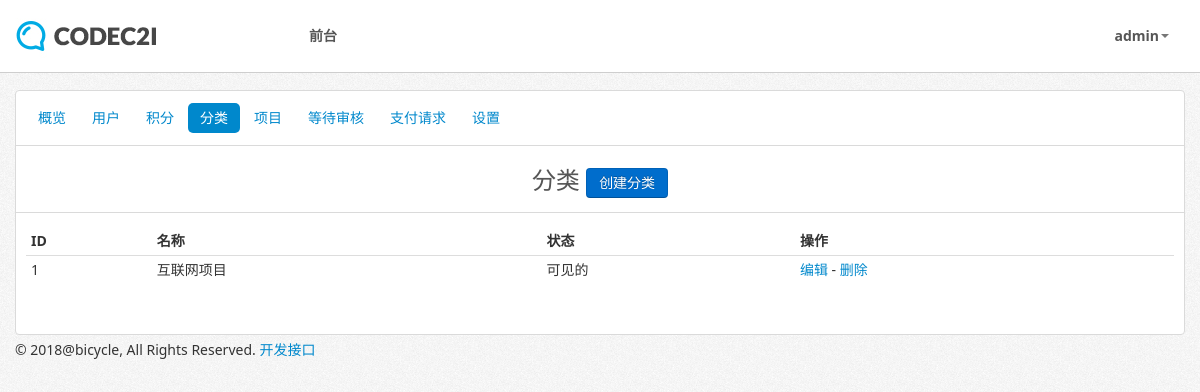
Before: /admin/categories.php (signed in) with the older database file.
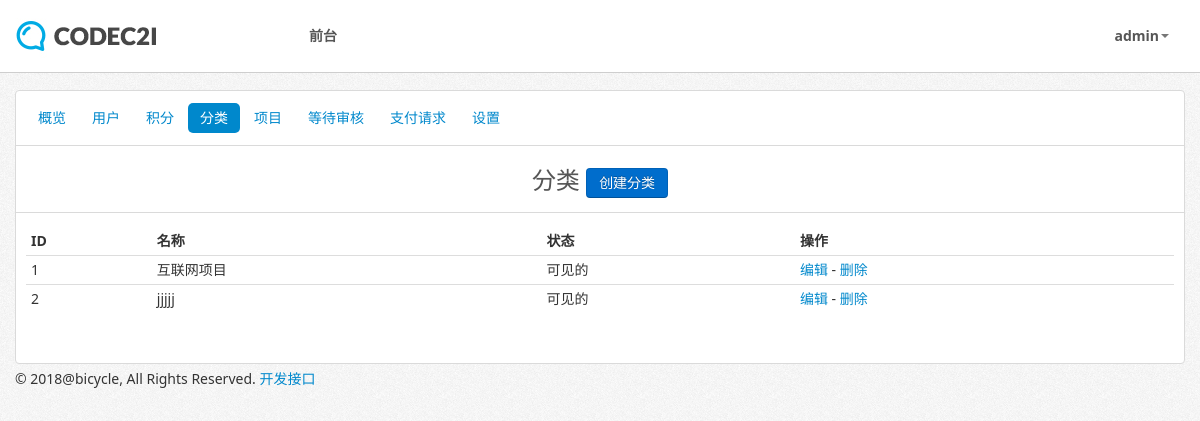
After: the same page with the newer database file.
### tables this page shows
CREATE TABLE IF NOT EXISTS `categories` (
  `id` bigint(20) unsigned NOT NULL AUTO_INCREMENT,
  `name` varchar(150) NOT NULL,
  `status` enum('0','1') NOT NULL DEFAULT '0',
  PRIMARY KEY (`id`)
);

### includes/classes/database.class.php (called while the page is built, shortened)
<?php
class MySQLDatabase {
	private $connection;
	public function open_connection() {
		$this->connection = mysqli_connect(DB_SERVER, DB_USER, DB_PASS, DB_NAME);
		mysqli_query($this->connection, 'SET NAMES utf8');
	}
	public function query($sql) {
		$result = mysqli_query($this->connection, $sql);
		return $result;
	}
   public function fetch_array($result_set) {
    return mysqli_fetch_array($result_set);
   }
}
$database = new MySQLDatabase();

### includes/classes/investments.class.php (called while the page is built, shortened)
<?php
class Investments {
	protected static $db_fields = array('id','creator_id','created','name','description','investment_wanted','amount_invested', 'contract_address','invested','expires','main_picture','status','investment_id','question','answer','datetime','user_id','date_pledged','message','sent','type','amount','number_left','thumbnail','main_description','category_id','investment_message','investor_count','featured','project_closed_message','investment_id','question','answer','datetime','user_id','amount','date_invested','message','sent','type','title','theme','top_theme','custom_theme','ctheme','video');
	public static function get_categories($admin=""){
		if($admin == "confirmed"){
			return self::find_by_sql("SELECT * FROM categories ");
		} else {
			return self::find_by_sql("SELECT * FROM categories WHERE status = '1' ");
		}
	}
  	public static function find_by_sql($sql="") {
    global $database;
    $result_set = $database->query($sql);
    $object_array = array();
    while ($row = $database->fetch_array($result_set)) {
      $object_array[] = self::instantiate($row);
    }
    return $object_array;
    }
	private static function instantiate($record) {
    	$object = new self;
		foreach($record as $attribute=>$value){
		  if($object->has_attribute($attribute)) {
		    $object->$attribute = $value;
		  }
		}
		return $object;
	}
	private function has_attribute($attribute) {
	  return array_key_exists($attribute, $this->attributes());
	}
	protected function attributes() {
	  $attributes = array();
	  foreach(self::$db_fields as $field) {
	    if(property_exists($this, $field)) {
	      $attributes[$field] = $this->$field;
	    }
	  }
	  return $attributes;
	}
}

### includes/classes/pagination.class.php (called while the page is built, shortened)
<?php
class Pagination {
  public $current_page;
  public $per_page;
  public function __construct($page=1, $per_page=20, $total_count=0){
  	$this->current_page = (int)$page;
    $this->per_page = (int)$per_page;
  }
  public function offset() {
    return ($this->current_page - 1) * $this->per_page;
  }
}

### includes/classes/admin.class.php (called while the page is built, shortened)
<?php
class Admin {
	public static function convert_category_status($status){
		if($status == "0"){
			return "不可见";
		} else {
			return "可见的";
		}
	}
}

### admin/categories.php (the view, shortened to what this page needs)
<?php
require_once("../includes/classes/admin.class.php");
$categories = Investments::get_categories('confirmed');
$page = !empty($_GET['page']) ? (int)$_GET['page'] : 1;
$per_page = 20;
$total_count = count($categories);
$pagination = new Pagination($page, $per_page, $total_count);
$sql = "SELECT * FROM categories LIMIT {$per_page} OFFSET {$pagination->offset()}";
$categories = Investments::find_by_sql($sql);
?>
<?php $page_title = "分类"; require_once("../includes/themes/".THEME_NAME."/admin_header.php"); ?>
	<div class="row-fluid">
		<?php require_once("../includes/global/admin_nav.php"); ?>
	</div>
	<div class="row-fluid">
	<div class="span12">
		<div class="title">
			<h1><?php echo $page_title; ?> <span class="btn-group"><a data-toggle="modal" href="#create" class="btn btn-primary">创建分类</a></span></h1>
		</div>
		<?php if(empty($categories)){ ?>
			<strong>对不起，没有发现任何分类。</strong>
		<?php } else { ?>
		<table class="table table-condensed">
		  <thead>
		    <tr>
		      <th>ID</th>
		      <th>名称</th>
			  <th>状态</th>
			  <th>操作</th>
		    </tr>
		  </thead>
		  <tbody>
			<?php foreach($categories as $data): ?>
		    <tr>
				<td><?php echo $data->id; ?></td>
				<td><?php echo $data->name; ?></td>
				<td><?php echo Admin::convert_category_status($data->status); ?></td>
				<td><a href="categories.php?edit=<?php echo $data->id; ?>">编辑</a> - <a href="categories.php?delete=<?php echo $data->id; ?>">删除</a></td>
		    </tr>
			<?php endforeach; ?>
		  </tbody>
		</table>
		<?php } ?>
	</div>
	</div>
<?php require_once("../includes/themes/".THEME_NAME."/footer.php"); ?>

Changed rows visible on the page:
added categories: id "2", name "jjjjj", status "可见的"
